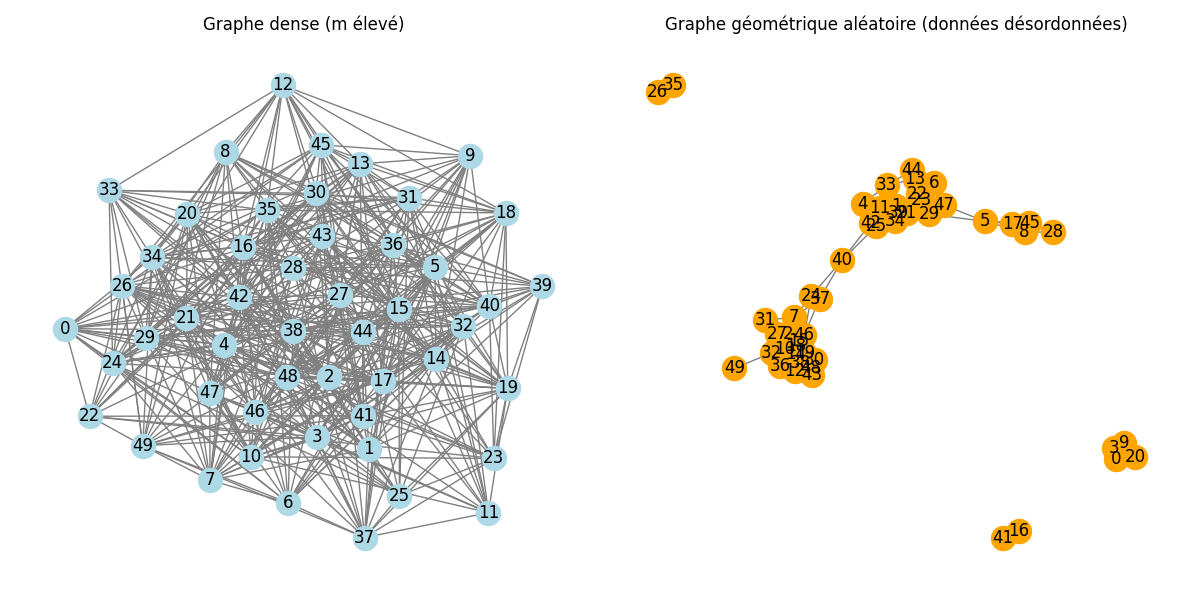

Recreate this plot in Python.
import networkx as nx
import matplotlib.pyplot as plt
 
G_dense = nx.gnm_random_graph(n=50, m=500, seed=42) 
 
G_geometric = nx.random_geometric_graph(50, radius=0.2, seed=42)
 
plt.figure(figsize=(12, 6))
plt.subplot(1, 2, 1)
nx.draw(G_dense, with_labels=True, node_color="lightblue", edge_color="gray")
plt.title("Graphe dense (m élevé)")
 
plt.subplot(1, 2, 2)
pos = nx.spring_layout(G_geometric)
nx.draw(G_geometric, pos, with_labels=True, node_color="orange", edge_color="gray")
plt.title("Graphe géométrique aléatoire (données désordonnées)")
 
plt.tight_layout()
plt.savefig("exemples_concrets.png")
plt.show()